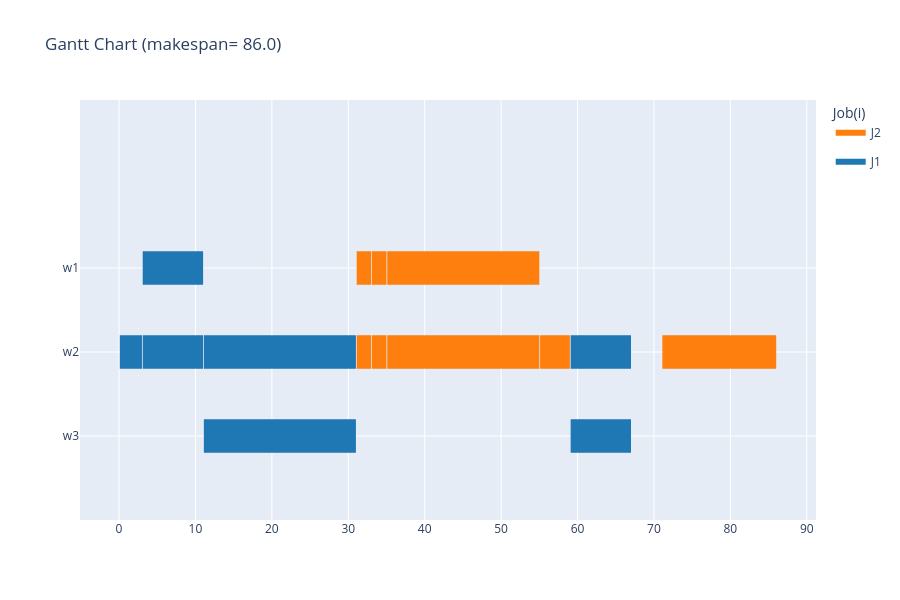

Notebook source saved alongside this figure:
### Code cell
df = gantt_chart(s, instance, color=2, render="notebook", save_path="../results/gantt_chart_instance_temp.html")

### Figure 1 — Plotly figure (JSON) as saved in the notebook; plotly's stock layout.template omitted (floating-point values rounded to 4 significant figures)
{"data": [{"fill": "toself", "fillcolor": "rgb(255, 127, 14)", "hoverinfo": "name", "legendgroup": "rgb(255, 127, 14)", "mode": "none", "name": "J2", "showlegend": true, "type": "scatter", "x": [31.1, 33, 33, 31.1, 31.1, 33.1, 35, 35, 33.1, 33.1, 35.1, 55, 55, 35.1, 35.1, 31.1, 33, 33, 31.1, 31.1, 33.1, 35, 35, 33.1, 33.1, 35.1, 55, 55, 35.1, 35.1, 55.1, 59, 59, 55.1, 55.1, 71.1, 86, 86, 71.1], "y": [1.8, 1.8, 2.2, 2.2, null, 1.8, 1.8, 2.2, 2.2, null, 1.8, 1.8, 2.2, 2.2, null, 0.8, 0.8, 1.2, 1.2, null, 0.8, 0.8, 1.2, 1.2, null, 0.8, 0.8, 1.2, 1.2, null, 0.8, 0.8, 1.2, 1.2, null, 0.8, 0.8, 1.2, 1.2]}, {"fill": "toself", "fillcolor": "rgb(31, 119, 180)", "hoverinfo": "name", "legendgroup": "rgb(31, 119, 180)", "mode": "none", "name": "J1", "showlegend": true, "type": "scatter", "x": [3.1, 11, 11, 3.1, 3.1, 0.1, 3, 3, 0.1, 0.1, 3.1, 11, 11, 3.1, 3.1, 11.1, 31, 31, 11.1, 11.1, 59.1, 67, 67, 59.1, 59.1, 11.1, 31, 31, 11.1, 11.1, 59.1, 67, 67, 59.1], "y": [1.8, 1.8, 2.2, 2.2, null, 0.8, 0.8, 1.2, 1.2, null, 0.8, 0.8, 1.2, 1.2, null, 0.8, 0.8, 1.2, 1.2, null, 0.8, 0.8, 1.2, 1.2, null, -0.2, -0.2, 0.2, 0.2, null, -0.2, -0.2, 0.2, 0.2]}, {"legendgroup": "rgb(255, 127, 14)", "marker": {"color": "rgb(255, 127, 14)", "opacity": 0, "size": 1}, "mode": "markers", "name": "", "showlegend": false, "text": [null, null, null, null, null, null, null, null, null, null, null, null, null, null, null, null], "type": "scatter", "x": [31.1, 33, 33.1, 35, 35.1, 55, 31.1, 33, 33.1, 35, 35.1, 55, 55.1, 59, 71.1, 86], "y": [2, 2, 2, 2, 2, 2, 1, 1, 1, 1, 1, 1, 1, 1, 1, 1]}, {"legendgroup": "rgb(31, 119, 180)", "marker": {"color": "rgb(31, 119, 180)", "opacity": 0, "size": 1}, "mode": "markers", "name": "", "showlegend": false, "text": [null, null, null, null, null, null, null, null, null, null, null, null, null, null], "type": "scatter", "x": [3.1, 11, 0.1, 3, 3.1, 11, 11.1, 31, 59.1, 67, 11.1, 31, 59.1, 67], "y": [2, 2, 1, 1, 1, 1, 1, 1, 1, 1, 0, 0, 0, 0]}], "layout": {"height": 600, "hovermode": "closest", "legend": {"title": {"text": "Job(i)"}}, "showlegend": true, "title": {"text": "Gantt Chart (makespan= 86.0)"}, "xaxis": {"rangeselector": {"buttons": [{"count": 7, "label": "1w", "step": "day", "stepmode": "backward"}, {"count": 1, "label": "1m", "step": "month", "stepmode": "backward"}, {"count": 6, "label": "6m", "step": "month", "stepmode": "backward"}, {"count": 1, "label": "YTD", "step": "year", "stepmode": "todate"}, {"count": 1, "label": "1y", "step": "year", "stepmode": "backward"}, {"step": "all"}]}, "showgrid": true, "type": "linear", "zeroline": false}, "yaxis": {"autorange": false, "range": [-1, 4], "showgrid": true, "ticktext": ["w3", "w2", "w1"], "tickvals": [0, 1, 2], "zeroline": false}}}
